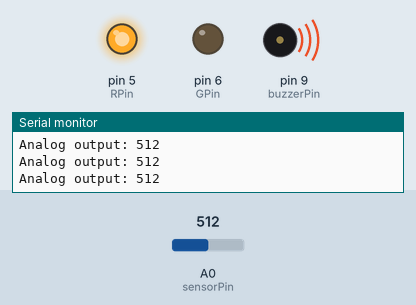
Recording of a sketch running on a simulated Arduino Uno, built with avr-gcc and run on an emulated ATmega328P. Shown: output pins drawn as LEDs (lit = HIGH), buzzer (waves = sounding), the last lines printed to the serial monitor. The test bench sets the inputs (shaded band); at power-on: A0 (sensorPin) = 512.

Above: at 1.2 s.
1.3 s: A0 (sensorPin) set to 319
4.3 s: A0 (sensorPin) set to 289
At 5.4 s:
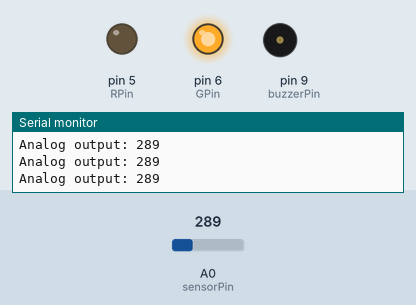
5.8 s: A0 (sensorPin) set to 306
At 7.0 s:
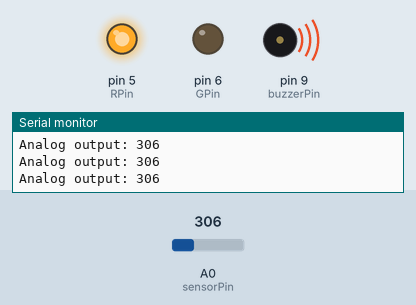
7.3 s: A0 (sensorPin) set to 290
At 8.0 s:
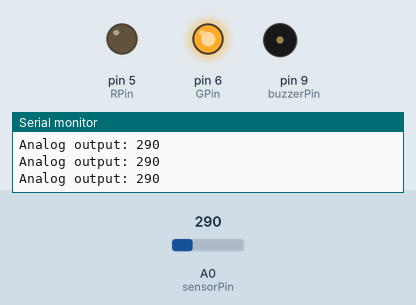
Timing chart, 0 to 9.8 s (numbered marks = the images above; inputs shaded):
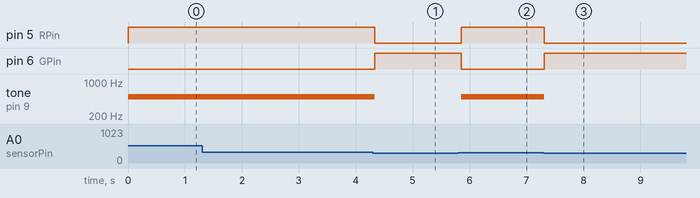

Measured:
- the behaviour switches between 301 and 300 on A0 (sensorPin) (found by bisection; images 0 and 1)
- after the input at 4.3 s, pin 5 (RPin): HIGH → LOW at once; pin 6 (GPin): LOW → HIGH at once; tone on pin 9 (buzzerPin): 500 Hz → silent at once
- after the input at 5.8 s, pin 5 (RPin): LOW → HIGH after 0.05 s; pin 6 (GPin): HIGH → LOW after 0.05 s; tone on pin 9 (buzzerPin): silent → 500 Hz after 0.05 s
- after the input at 7.3 s, pin 5 (RPin): HIGH → LOW at once; pin 6 (GPin): LOW → HIGH at once; tone on pin 9 (buzzerPin): 500 Hz → silent at once

The sketch:

sketch_Gas_Detection.ino
```cpp
const int sensorPin = A0;
int sensorValue;

const int buzzerPin = 9;

const int RPin = 5;
const int GPin = 6;

void setup() {
  Serial.begin(9600);
  pinMode(buzzerPin, OUTPUT);
  pinMode(RPin, OUTPUT);
  pinMode(GPin, OUTPUT);
}

void loop() {

  sensorValue = analogRead(sensorPin);
  Serial.print("Analog output: ");
  Serial.println(sensorValue);

  if (sensorValue > 300) {
    tone(buzzerPin, 500, 300);
    digitalWrite(GPin, LOW);
    digitalWrite(RPin, HIGH);
  } else {

    noTone(buzzerPin);
    digitalWrite(RPin, LOW);
    digitalWrite(GPin, HIGH);
  }


  delay(50);
}
```
